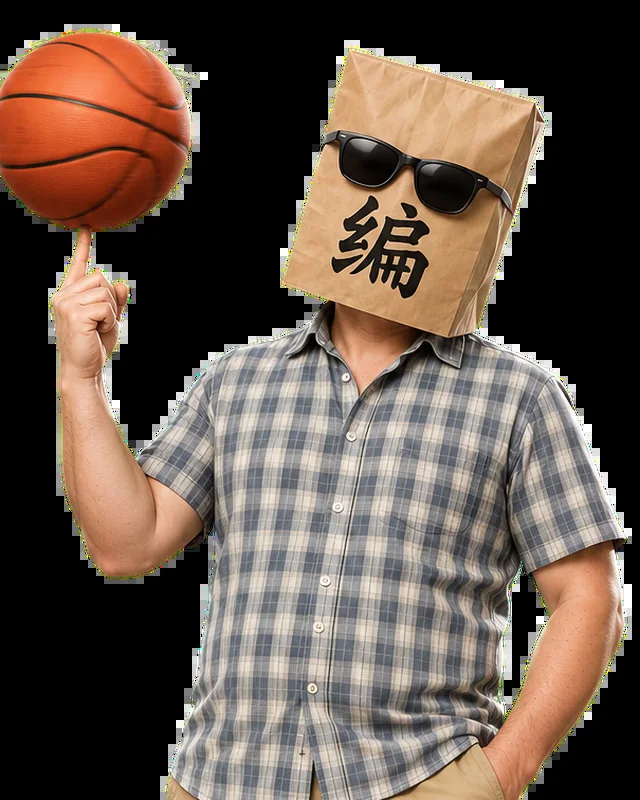
#> input picture art/bian_card.webp, 640 x 800 px
$ python -i make_icons.py   (imports and definitions only)
#> lines starting #> are read from the running program, lines starting #| are printed output that depends on the picture; after the words box and inside, x2 and y2 are one past the last pixel; in counts of white or black regions, pixels touching at a corner belong together
# 主畫面圖示：用遊戲裡的真人風立繪（work/art/real_*.png）合成，外圈金屬框＋右下角籃球徽章
# 用法：python3 tools/make_icons.py [kui jie lin yuan]　→ icons/<key>-512/192/180.png（1024 大圖放 work/icons/）
# 原則：不另外用 GPT 畫圖示，直接裁專案立繪（臉跟遊戲裡一致）
import sys, math, subprocess, os
from PIL import Image, ImageDraw, ImageFilter, ImageChops

S = 1024
SRC = {   # 來源立繪、裁切框（去背後的圖座標，頭頂＝0：中心 x、上緣 y、邊長）、底色
  'kui': ('real_kui_steal', (465, -60, 560), ((255, 196, 120), (232, 112, 52))),
  'jie': ('real_jie_steal', (475, -40, 640), ((178, 140, 255), (88, 52, 186))),
  'lin': ('real_lin_steal', (475, -60, 560), ((120, 214, 160), (20, 110, 72))),
  'yuan': ('real_yuan_steal', (540, -50, 600), ((140, 168, 255), (36, 56, 150))),
}
TMP = 'work/icons'

# [34 lines left out: functions keyed, background, ball, not called in this run]

def frame(img):
  # 金色金屬框：整圈外框（填滿到邊，iPhone 會自己切圓角）＋內緣圓角開口、深線、亮線、往內陰影
  W = 58; R = 150
  hole = Image.new('L', (S, S), 0); ImageDraw.Draw(hole).rounded_rectangle([W, W, S - W, S - W], R, fill=255)
  gold = Image.new('RGBA', (S, S)); g = gold.load()
  for y in range(S):
    for x in range(S):
      t = (x + y) / (2 * S); v = 0.5 + 0.5 * math.sin(t * math.tau * 2.2 + 0.6)
      g[x, y] = (int(176 + 70 * v), int(128 + 80 * v), int(40 + 60 * v), 255)
  shade = img.copy()
  sh = Image.new('L', (S, S), 0); ImageDraw.Draw(sh).rounded_rectangle([W - 6, W - 6, S - W + 6, S - W + 6], R + 6, outline=200, width=26)
  sh = sh.filter(ImageFilter.GaussianBlur(14)); sh = ImageChops.multiply(sh, hole)
  shade.paste((0, 0, 0), (0, 0), sh.point(lambda v: v * 0.55))
  out = Image.composite(shade, gold, hole)
  d = ImageDraw.Draw(out)
  d.rounded_rectangle([W - 2, W - 2, S - W + 2, S - W + 2], R + 2, outline=(70, 42, 8, 255), width=7)   # 內緣深線
  d.rounded_rectangle([W - 14, W - 14, S - W + 14, S - W + 14], R + 14, outline=(255, 240, 190, 255), width=4)   # 中間亮線
  d.rectangle([3, 3, S - 4, S - 4], outline=(110, 72, 18, 255), width=6)   # 最外緣
  return out

# [17 lines left out: function make, not called in this run]

# [2 lines not run here, left out]

>>> import cv2
>>> picture = cv2.imread('../art/bian_card.webp', cv2.IMREAD_GRAYSCALE)
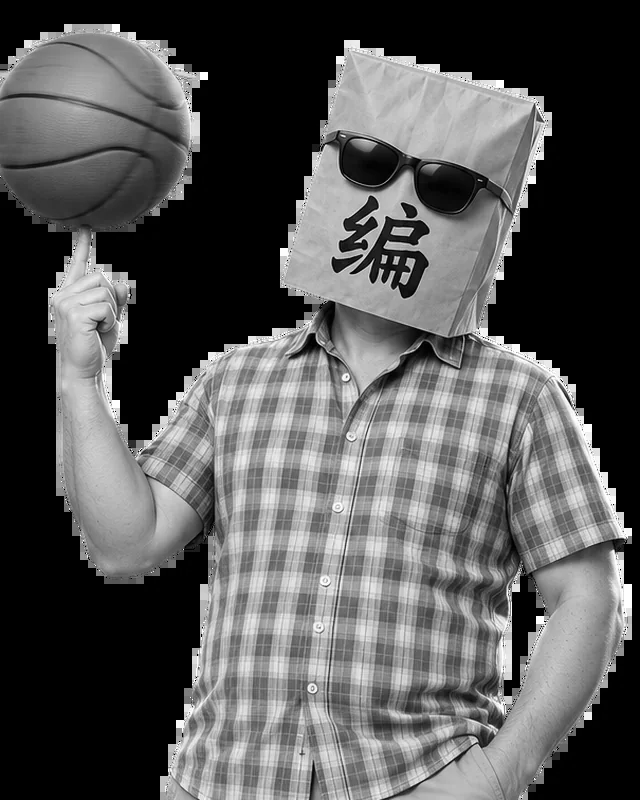
#> picture: shape (800, 640); min 0, max 255, mean 86.7
>>> result = frame(picture)
#> in frame, `hole = Image.new('L', (S, S), 0)`: hole: PIL image 1024x1024 L; every value is 0
#> in frame, `ImageDraw.Draw(hole).rounded_rectangle([W, W, S - W, S - W], R, fill=2`:
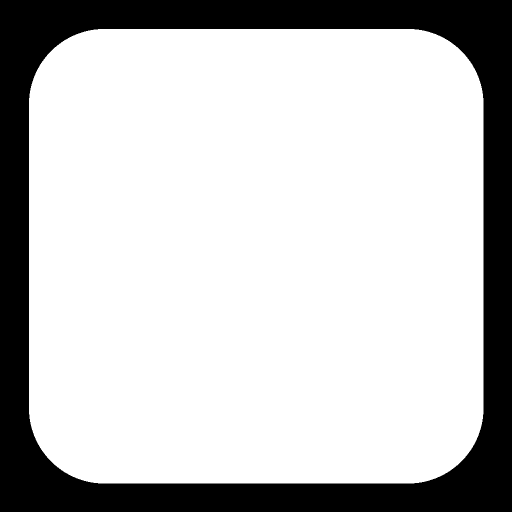
#> hole: PIL image 1024x1024 L (shown at 1/2 size); 76.9% white; 1 black region, box (x1, y1, x2, y2) and area: (0, 0, 1024, 1024) 241767
#> in frame, `gold = Image.new('RGBA', (S, S))`: gold: PIL image 1024x1024 RGBA; every value is 0
#> in frame, `ImageDraw.Draw(sh).rounded_rectangle([W - 6, W - 6, S - W + 6, S - W +`:
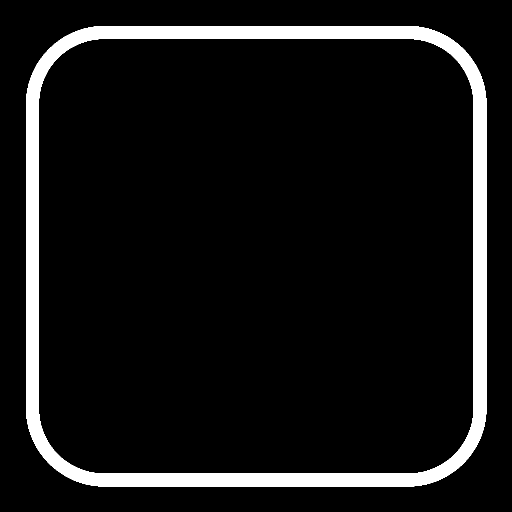
#> sh: PIL image 1024x1024 L (shown at 1/2 size); values 0 (black) and 200 (white), 8.3% white; 1 white region, box (x1, y1, x2, y2) and area: (52, 52, 973, 973) 86592
#> in frame, `sh = sh.filter(ImageFilter.GaussianBlur(14))`:
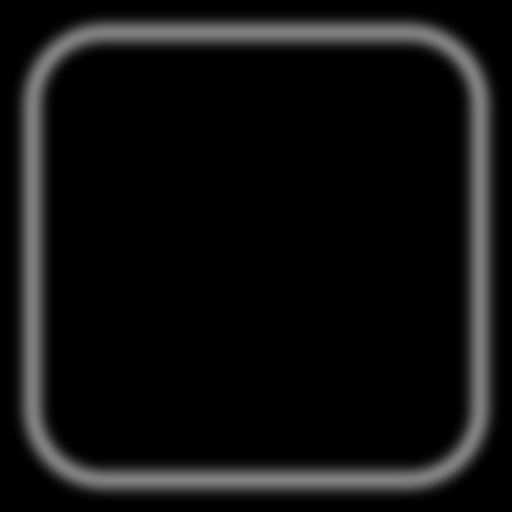
#> sh: PIL image 1024x1024 L (shown at 1/2 size); min 0, max 127, mean 16.5
#> in frame, `sh = ImageChops.multiply(sh, hole)`:
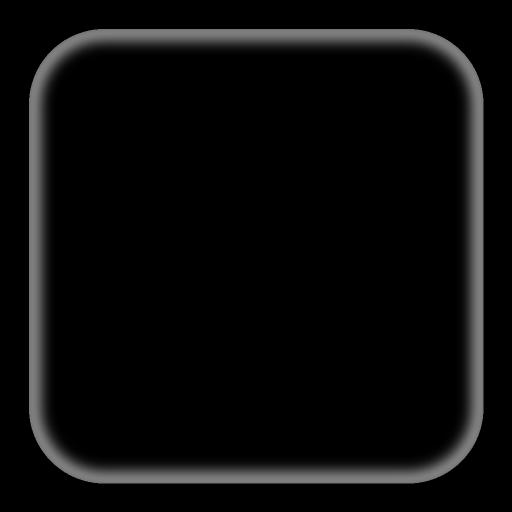
#> sh: PIL image 1024x1024 L (shown at 1/2 size); min 0, max 127, mean 10.9
#> (the run stopped early here; a loop or call above may not have finished)

$ run again, on art/bian_steal.webp
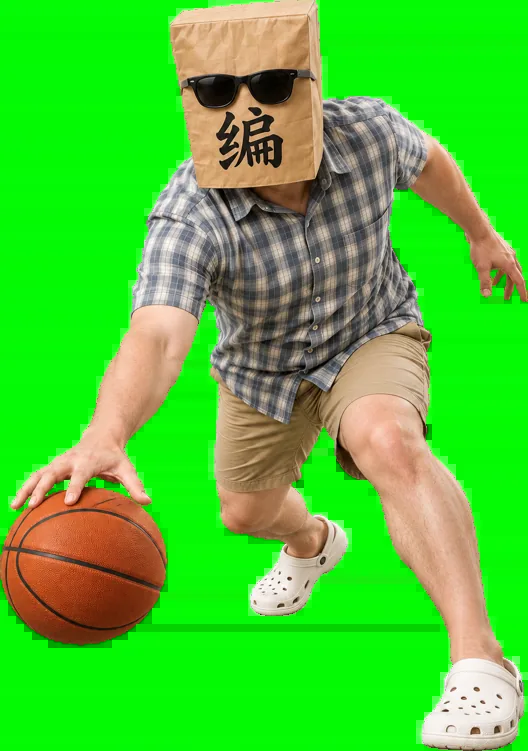
#> input picture art/bian_steal.webp, 528 x 751 px
#> `picture = cv2.imread('../art/bian_card.webp', cv2.IMREAD_GRAYSCALE)`:
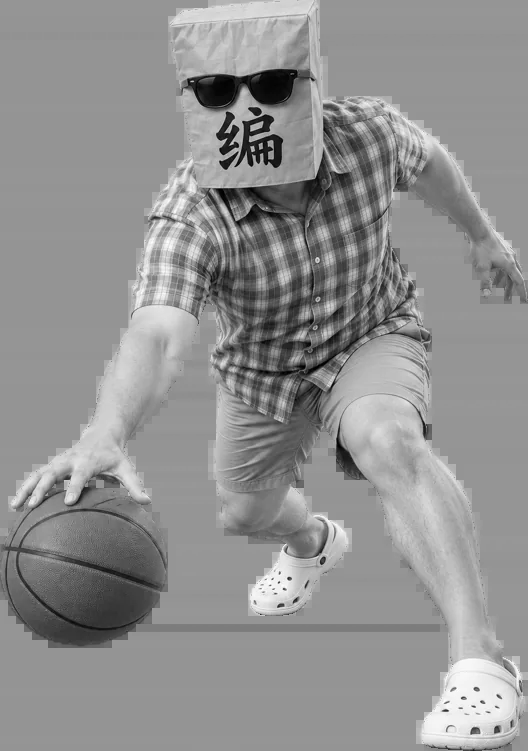
#> picture: shape (751, 528); min 0, max 255, mean 144.9
#> hole: PIL image 1024x1024 L; every value is 0
#> hole: PIL image 1024x1024 L; 76.9% white; 1 black region, box (x1, y1, x2, y2) and area: (0, 0, 1024, 1024) 241767
#> gold: PIL image 1024x1024 RGBA; every value is 0
